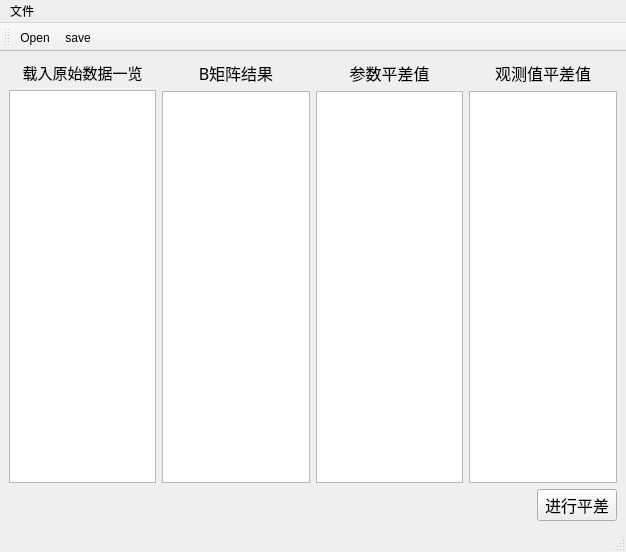
<?xml version="1.0" encoding="UTF-8"?>
<ui version="4.0">
 <class>MainWindow</class>
 <widget class="QMainWindow" name="MainWindow">
  <property name="geometry">
   <rect>
    <x>0</x>
    <y>0</y>
    <width>626</width>
    <height>552</height>
   </rect>
  </property>
  <property name="windowTitle">
   <string>MainWindow</string>
  </property>
  <widget class="QWidget" name="centralwidget">
   <layout class="QVBoxLayout" name="verticalLayout_5">
    <item>
     <layout class="QHBoxLayout" name="horizontalLayout_2">
      <item>
       <layout class="QVBoxLayout" name="verticalLayout">
        <item>
         <widget class="QLabel" name="label">
          <property name="font">
           <font>
            <family>AcadEref</family>
            <pointsize>11</pointsize>
           </font>
          </property>
          <property name="text">
           <string>载入原始数据一览</string>
          </property>
          <property name="alignment">
           <set>Qt::AlignCenter</set>
          </property>
         </widget>
        </item>
        <item>
         <widget class="QTextEdit" name="textEdit"/>
        </item>
       </layout>
      </item>
      <item>
       <layout class="QVBoxLayout" name="verticalLayout_4">
        <item>
         <widget class="QLabel" name="label_2">
          <property name="font">
           <font>
            <family>AcadEref</family>
            <pointsize>12</pointsize>
           </font>
          </property>
          <property name="text">
           <string>B矩阵结果</string>
          </property>
          <property name="alignment">
           <set>Qt::AlignCenter</set>
          </property>
         </widget>
        </item>
        <item>
         <widget class="QTextEdit" name="textEdit_2"/>
        </item>
       </layout>
      </item>
      <item>
       <layout class="QVBoxLayout" name="verticalLayout_3">
        <item>
         <widget class="QLabel" name="label_3">
          <property name="font">
           <font>
            <pointsize>12</pointsize>
           </font>
          </property>
          <property name="text">
           <string>参数平差值</string>
          </property>
          <property name="alignment">
           <set>Qt::AlignCenter</set>
          </property>
         </widget>
        </item>
        <item>
         <widget class="QTextEdit" name="textEdit_3"/>
        </item>
       </layout>
      </item>
      <item>
       <layout class="QVBoxLayout" name="verticalLayout_2">
        <item>
         <widget class="QLabel" name="label_4">
          <property name="font">
           <font>
            <pointsize>12</pointsize>
           </font>
          </property>
          <property name="text">
           <string>观测值平差值</string>
          </property>
          <property name="alignment">
           <set>Qt::AlignCenter</set>
          </property>
         </widget>
        </item>
        <item>
         <widget class="QTextEdit" name="textEdit_4"/>
        </item>
       </layout>
      </item>
     </layout>
    </item>
    <item>
     <layout class="QHBoxLayout" name="horizontalLayout">
      <item>
       <spacer name="horizontalSpacer">
        <property name="orientation">
         <enum>Qt::Horizontal</enum>
        </property>
        <property name="sizeHint" stdset="0">
         <size>
          <width>40</width>
          <height>20</height>
         </size>
        </property>
       </spacer>
      </item>
      <item>
       <widget class="QPushButton" name="pushButton">
        <property name="font">
         <font>
          <pointsize>12</pointsize>
         </font>
        </property>
        <property name="text">
         <string>进行平差</string>
        </property>
       </widget>
      </item>
     </layout>
    </item>
   </layout>
  </widget>
  <widget class="QMenuBar" name="menubar">
   <property name="geometry">
    <rect>
     <x>0</x>
     <y>0</y>
     <width>626</width>
     <height>21</height>
    </rect>
   </property>
   <widget class="QMenu" name="menufile">
    <property name="title">
     <string>文件</string>
    </property>
    <addaction name="actionopenfile"/>
    <addaction name="actionsave"/>
   </widget>
   <addaction name="menufile"/>
  </widget>
  <widget class="QStatusBar" name="statusbar"/>
  <widget class="QToolBar" name="toolBar">
   <property name="windowTitle">
    <string>toolBar</string>
   </property>
   <attribute name="toolBarArea">
    <enum>TopToolBarArea</enum>
   </attribute>
   <attribute name="toolBarBreak">
    <bool>false</bool>
   </attribute>
   <addaction name="actionopenfile"/>
   <addaction name="actionsave"/>
  </widget>
  <action name="actionopenfile">
   <property name="icon">
    <iconset resource="image.qrc">
     <normaloff>:/Image/open.png</normaloff>:/Image/open.png</iconset>
   </property>
   <property name="text">
    <string>Open</string>
   </property>
  </action>
  <action name="actionsave">
   <property name="icon">
    <iconset resource="image.qrc">
     <normaloff>:/Image/save.png</normaloff>:/Image/save.png</iconset>
   </property>
   <property name="text">
    <string>save</string>
   </property>
  </action>
 </widget>
 <resources>
  <include location="image.qrc"/>
 </resources>
 <connections/>
</ui>
